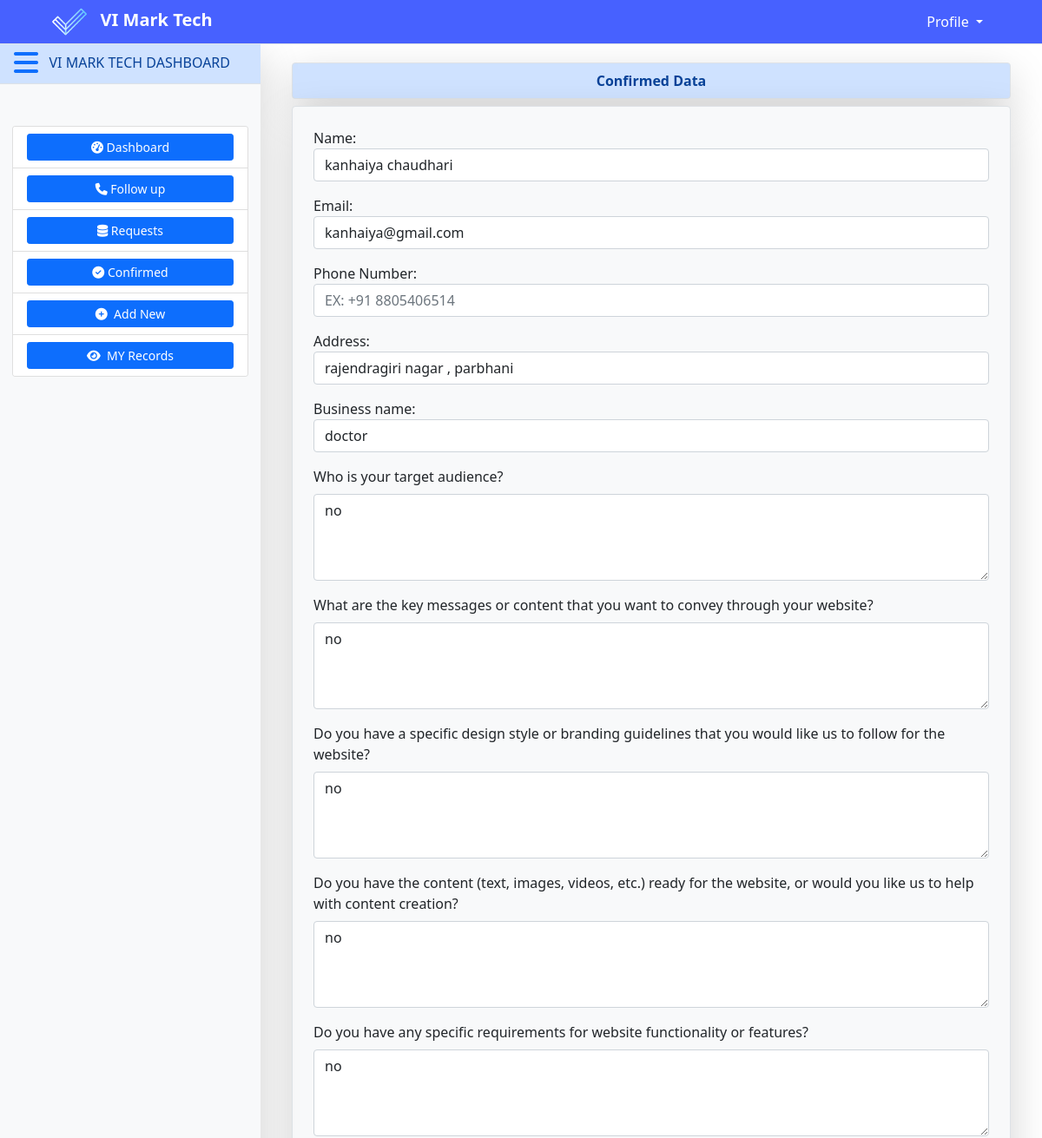
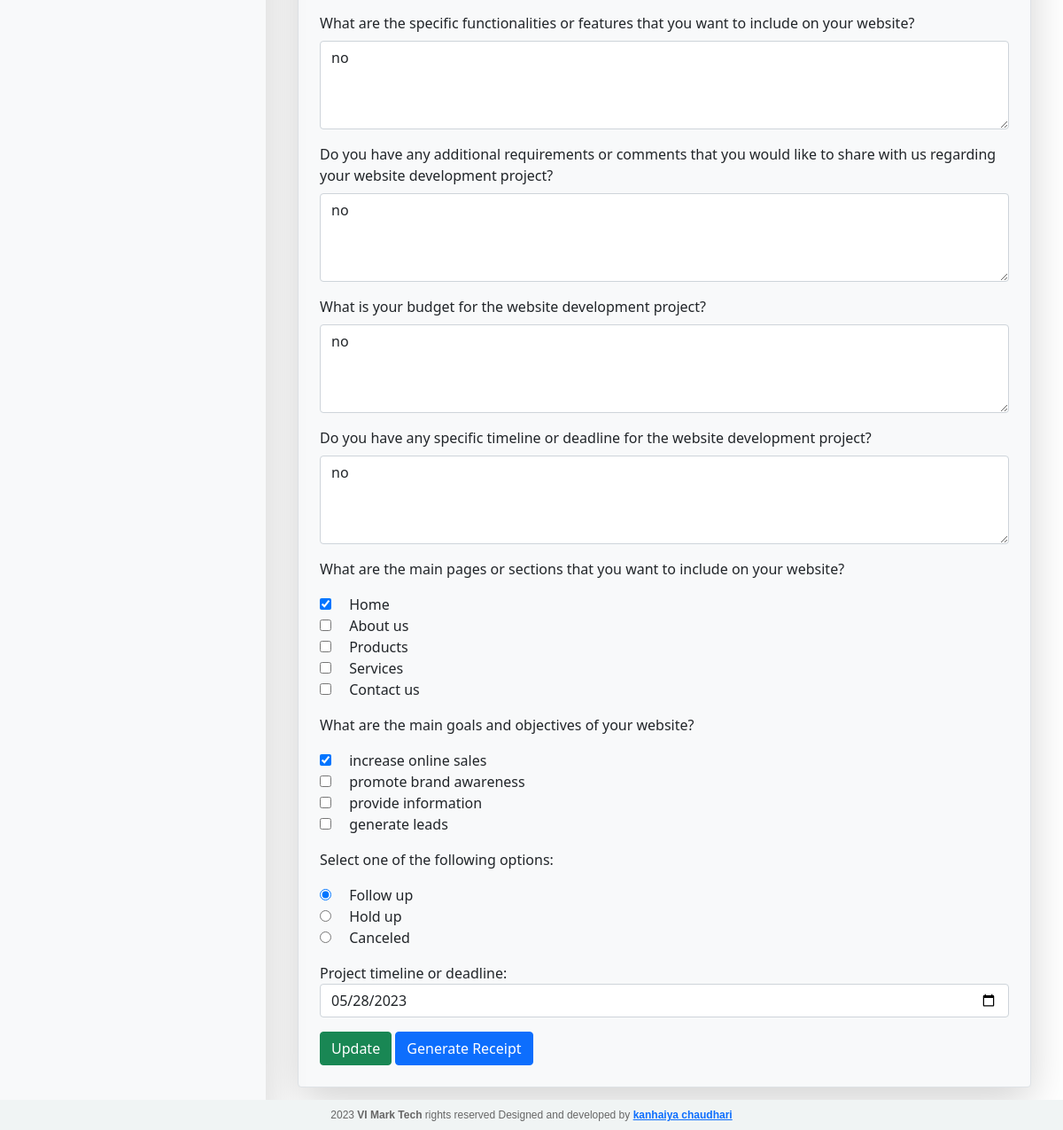
Page /confirm/20 (signed in) on the committed database (2 pictures, top to bottom).
### dash/models.py (models this page shows)
class ConfirmedUserProfile(models.Model):
    CHOICES_2 = (
        ('increase online sales', 'increase online sales'),
        ('promote brand awareness', 'promote brand awareness'),
        ('provide information', 'provide information'),
        ('generate leads', 'generate leads')
    )
    CHOICES_1 = (
        ('Home', 'Home'),
        ('About us', 'About us'),
        ('Products', 'Products'),
        ('Services', 'Services'),
        ('Contact us', 'Contact us')
    )
    name=models.CharField(max_length=70)
    business_name=models.CharField(max_length=70,null='True')
    email=models.EmailField(max_length=100)
    address = models.CharField(max_length=255)
    phone_number = PhoneNumberField(null=True)
    ans_1= models.TextField( max_length=1055 ,null='True')
    ans_2= models.TextField( max_length=1055 ,null='True')
    ans_3= models.TextField( max_length=1055 ,null='True')
    ans_4= models.TextField( max_length=1055 ,null='True')
    ans_5= models.TextField( max_length=1055 ,null='True')
    ans_6= models.TextField( max_length=1055 ,null='True')
    ans_7= models.TextField( max_length=1055 ,null='True')
    ans_8= models.TextField( max_length=1055 ,null='True')
    ans_9= models.TextField( max_length=1055 ,null='True')
    date=models.DateField(default=datetime.date.today)
    ans_question1= MultiSelectField(choices=CHOICES_1, max_choices=5, max_length=255, null=True)
    ans_question2=MultiSelectField(choices=CHOICES_2, max_choices=4, max_length=255, null=True)
    ans_choices = models.CharField(choices=(('Follow up', 'Follow up'), ('Hold up', 'Hold up'), ('Canceled', 'Canceled')), max_length=50,default='nothing')
    user = models.ForeignKey(User, on_delete=models.PROTECT,null=True)
    current_date=models.DateField(default=datetime.date.today)

### dash/views.py (the view)
# urls.py: path('confirm/<int:id>',dv.confirm_update,name="confirm"),
def confirm_update(request, id):
    if request.user.is_superuser:
        profile = ConfirmedUserProfile.objects.get(pk=id)
        pn="Confirmed Data"
        value="Update"
        show_generate_receipt = True
        if request.method == 'POST':
            pi = ConfirmedUserProfile.objects.get(pk=id)
            fm = UserForm(request.POST, instance=pi)
            if fm.is_valid():
                fm.save()
                messages.success(request, 'Data updated successfully and confirmed!',{'value':value})
                return redirect('/sub/')
        else:
            pi = ConfirmedUserProfile.objects.get(pk=id)
            fm = UserForm(instance=pi)
        return render(request, 'dash/update.html', {'form': fm,'value':value,'page_name':pn,'profile':profile,'pk':id, 'show_generate_receipt': show_generate_receipt})
    else:
        return redirect('/')

### dash/templates/dash/update.html (shortened to what this page needs)
{% extends "enroll/base.html" %}
{% block content %}
<div class="container pt-4">
 <div class="col-md-12">
            <form action="{% url 'dash' %}" class="border shadow-lg px-5 py-2 mb-2 alert-primary rounded text-center" method="POST">
              <div class="fw-semibold">
                <strong>{{ page_name }}</strong>
              </div>
            </form>
          </div>
  <div class="row">
    <div class="col-md-12 col-sm-12 px-auto mx-auto">
      <form action="" method="POST" class="border p-4 shadow-lg p-3 mb-5 bg-light rounded">
        {{ form.as_p }}
        {% if user.is_superuser %}
          <input type="submit" class="btn btn-success" name="confirm" value="{{value}}">
          {% if show_generate_receipt %}
         <a href="{% url 'generate_receipt' pk=profile.pk %}" class="btn btn-primary">Generate Receipt</a>
          {% endif %}
        {% else %}
          <input type="submit" class="btn btn-success" value="Update">
          <a href="{% url 'dash' %}" class="btn btn-warning">Back</a>
        {% endif %}
      </form>
    </div>
  </div>
</div>
{% endblock content %}

### enroll/static/enroll/style.css (style rules this page uses)
body { height: 100vh; margin: 0; padding: 0; }

### rows in the picture
ConfirmedUserProfile: name "kanhaiya chaudhari", email "kanhaiya@gmail.com", address "rajendragiri nagar , parbhani", business_name "doctor", ans_1 "no", ans_2 "no", ans_3 "no", ans_4 "no", ans_5 "no", ans_6 "no", ans_7 "no", ans_8 "no", ans_9 "no", ans_question1 "☑ ☐ ☐ ☐ ☐", ans_question2 "☑ ☐ ☐ ☐", ans_choices "☑ Follow up ☐ Hold up ☐ Canceled", date "05/28/2023"

### other values in the picture
{{ page_name }} "Confirmed Data"
